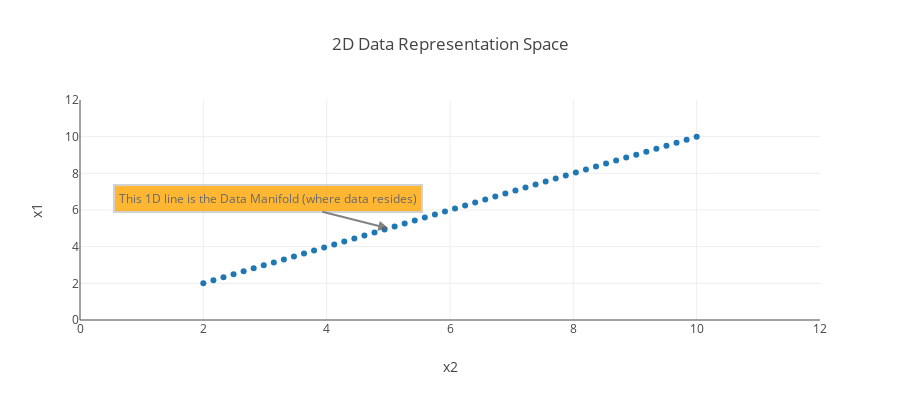

The notebook cell this image was saved under:
### Code cell
N = 50
random_x = np.linspace(2, 10, N)
random_y1 = np.linspace(2, 10, N)
random_y2 = np.linspace(2, 10, N)

trace1 = go.Scatter(x = random_x, y=random_y1, mode='markers', name='Actual Data')
trace2 = go.Scatter(x = random_x, y=random_y2, mode='lines', name='Model')
layout = go.Layout(title='2D Data Representation Space', xaxis=dict(title='x2', range=(0,12)),
                  yaxis = dict(title='x1', range=(0,12)), height=400,
                  annotations=[dict(x=5, y=5, xref='x', yref='y', 
                                    text='This 1D line is the Data Manifold (where data resides)',
                                    showarrow=True, align='center', arrowhead=2, arrowsize=1, arrowwidth=2, 
                                    arrowcolor='#636363',ax=-120, ay=-30, bordercolor='#c7c7c7', 
                                    borderwidth=2, borderpad=4, bgcolor='orange', opacity=0.8)])
figure = go.Figure(data=[trace1], layout = layout)
iplot(figure)

### Figure 1 — Plotly figure (JSON) as saved in the notebook; plotly's stock layout.template omitted (floating-point values rounded to 4 significant figures)
{"data": [{"mode": "markers", "name": "Actual Data", "type": "scatter", "uid": "7c3c08c8-02ae-4a5c-a45e-1ee4acba9d8b", "x": [2, 2.163, 2.327, 2.49, 2.653, 2.816, 2.98, 3.143, 3.306, 3.469, 3.633, 3.796, 3.959, 4.122, 4.286, 4.449, 4.612, 4.776, 4.939, 5.102, 5.265, 5.429, 5.592, 5.755, 5.918, 6.082, 6.245, 6.408, 6.571, 6.735, 6.898, 7.061, 7.224, 7.388, 7.551, 7.714, 7.878, 8.041, 8.204, 8.367, 8.531, 8.694, 8.857, 9.02, 9.184, 9.347, 9.51, 9.673, 9.837, 10], "y": [2, 2.163, 2.327, 2.49, 2.653, 2.816, 2.98, 3.143, 3.306, 3.469, 3.633, 3.796, 3.959, 4.122, 4.286, 4.449, 4.612, 4.776, 4.939, 5.102, 5.265, 5.429, 5.592, 5.755, 5.918, 6.082, 6.245, 6.408, 6.571, 6.735, 6.898, 7.061, 7.224, 7.388, 7.551, 7.714, 7.878, 8.041, 8.204, 8.367, 8.531, 8.694, 8.857, 9.02, 9.184, 9.347, 9.51, 9.673, 9.837, 10]}], "layout": {"annotations": [{"align": "center", "arrowcolor": "#636363", "arrowhead": 2, "arrowsize": 1, "arrowwidth": 2, "ax": -120, "ay": -30, "bgcolor": "orange", "bordercolor": "#c7c7c7", "borderpad": 4, "borderwidth": 2, "opacity": 0.8, "showarrow": true, "text": "This 1D line is the Data Manifold (where data resides)", "x": 5, "xref": "x", "y": 5, "yref": "y"}], "height": 400, "title": {"text": "2D Data Representation Space"}, "xaxis": {"range": [0, 12], "title": {"text": "x2"}}, "yaxis": {"range": [0, 12], "title": {"text": "x1"}}}}
